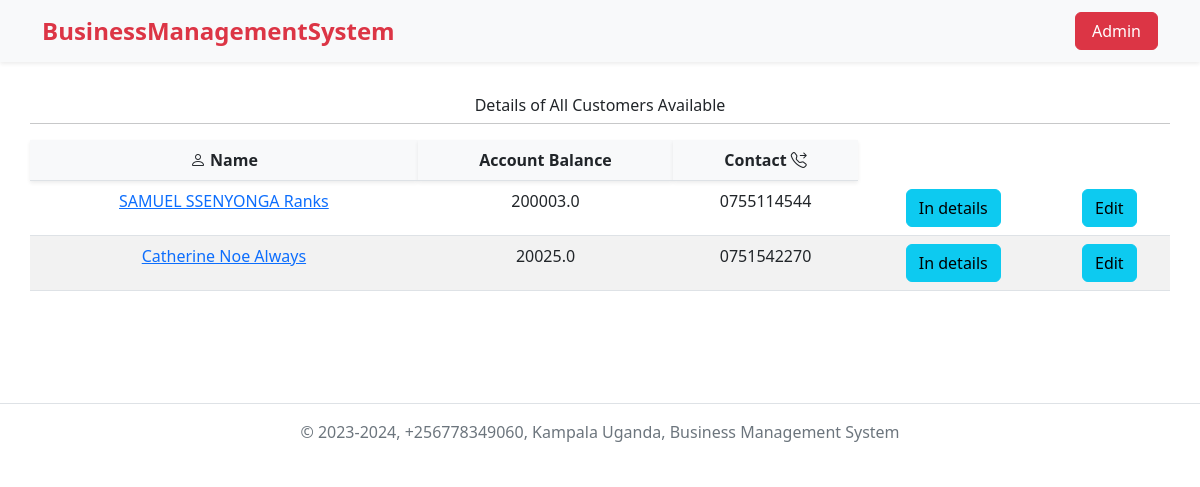
Screenshot of /view-customer/ with the database file from the repository.
### sep/models.py (models this page shows, shortened)
class Customer(models.Model):
    name = models.CharField(max_length=100, null=True)
    accountBalance = models.FloatField()
    telnumber = models.CharField(max_length=100, null=True)
    email = models.EmailField(max_length=254, null=True)
    address = models.CharField(max_length=50, null=True)

### sep/views.py (the view)
# urls.py: path('view-customer/', views.viewCustomers, name='view-customer'),
def viewCustomers(request):
    customers = Customer.objects.all()
    context = {
        'customers': customers,
    }
    return render(request, 'seps_temp/allcustomers.html', context)

### templates/seps_temp/allcustomers.html
{% extends "partials/navbar.html" %}
{% block content %}
<div class="container py-5">
    <div class="row py-5">
        <h6 class="text-center">Details of All Customers Available</h6>
        <hr>
        <table class=" table table-striped text-center">
            <tr>
                <th class="bg-light shadow-sm"><i class="bi bi-person"></i> Name</th>
                <th class="bg-light shadow-sm">Account Balance</th>
                <th class="bg-light shadow-sm">Contact <i class="bi bi-telephone-forward"></i></th>
            </tr>
            {% for customer in customers %}
            <tr>
                <td><a href="{% url 'customer-Details' customer.id %}" class="">{{customer.name}}</a></td>
                <td>{{customer.accountBalance}}</td>
                <td>{{customer.telnumber}}</td>
                <td><a href="{% url 'customer-Details' customer.id %}" class="btn btn-info">In details</a></td>
                <td><a href="{% url 'update-customer' customer.id %}" class="btn btn-info">Edit</a></td>
            </tr>
            {% endfor %}
        </table>
    </div>
</div>
{% include "partials/footer.html" %}
{% endblock %}

### rows the page displays
Customer: name "SAMUEL SSENYONGA Ranks", accountBalance "200003.0", telnumber "0755114544"
Customer: name "Catherine Noe Always", accountBalance "20025.0", telnumber "0751542270"
